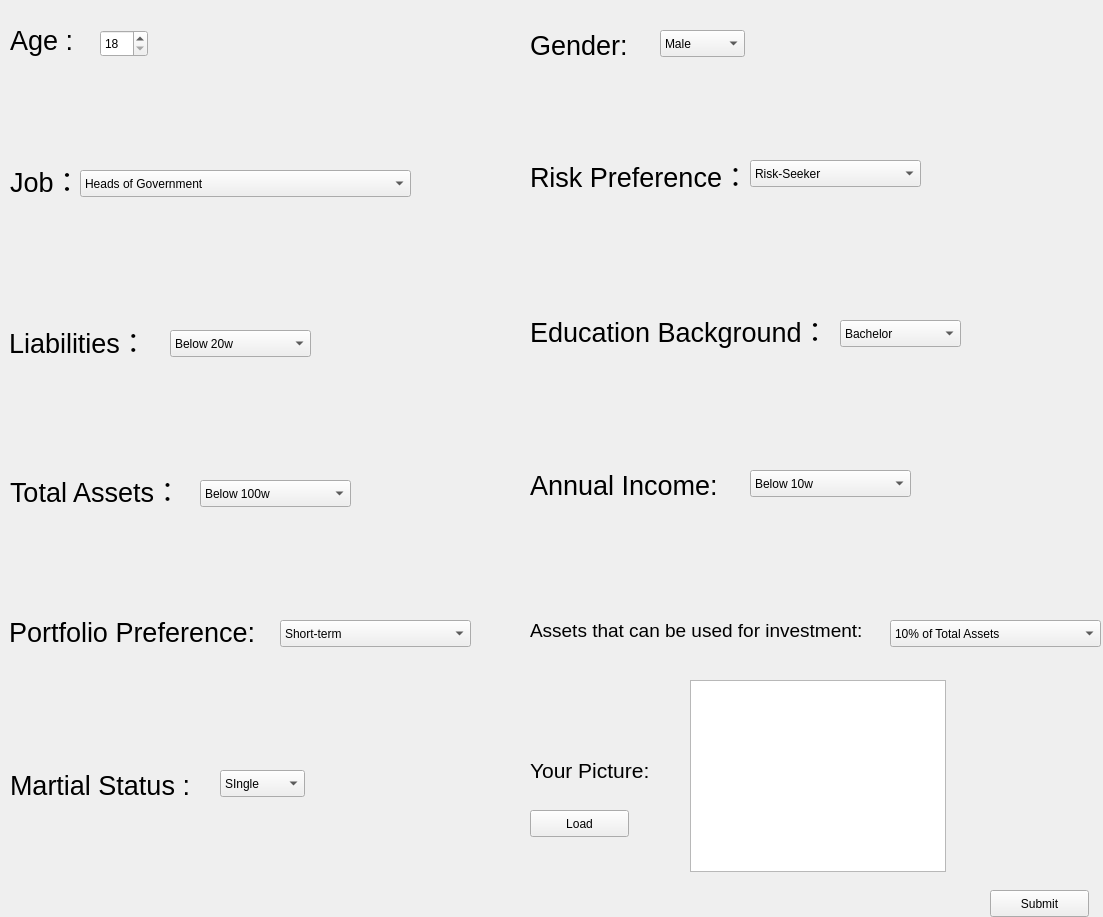
<?xml version="1.0" encoding="UTF-8"?>
<ui version="4.0">
 <class>Form</class>
 <widget class="QWidget" name="Form">
  <property name="windowModality">
   <enum>Qt::ApplicationModal</enum>
  </property>
  <property name="geometry">
   <rect>
    <x>0</x>
    <y>0</y>
    <width>1103</width>
    <height>917</height>
   </rect>
  </property>
  <property name="windowTitle">
   <string>Form</string>
  </property>
  <property name="Risk-Seeker" stdset="0">
   <string/>
  </property>
  <widget class="QLabel" name="label_2">
   <property name="geometry">
    <rect>
     <x>530</x>
     <y>20</y>
     <width>121</width>
     <height>51</height>
    </rect>
   </property>
   <property name="text">
    <string>&lt;html&gt;&lt;head/&gt;&lt;body&gt;&lt;p&gt;&lt;span style=&quot; font-size:20pt;&quot;&gt;Gender:&lt;/span&gt;&lt;/p&gt;&lt;/body&gt;&lt;/html&gt;</string>
   </property>
  </widget>
  <widget class="QLabel" name="label_3">
   <property name="geometry">
    <rect>
     <x>10</x>
     <y>760</y>
     <width>191</width>
     <height>51</height>
    </rect>
   </property>
   <property name="text">
    <string>&lt;html&gt;&lt;head/&gt;&lt;body&gt;&lt;p&gt;&lt;span style=&quot; font-size:20pt;&quot;&gt;Martial Status :&lt;/span&gt;&lt;/p&gt;&lt;/body&gt;&lt;/html&gt;</string>
   </property>
  </widget>
  <widget class="QLabel" name="label">
   <property name="geometry">
    <rect>
     <x>10</x>
     <y>20</y>
     <width>71</width>
     <height>41</height>
    </rect>
   </property>
   <property name="text">
    <string>&lt;html&gt;&lt;head/&gt;&lt;body&gt;&lt;p&gt;&lt;span style=&quot; font-size:20pt;&quot;&gt;Age :&lt;/span&gt;&lt;/p&gt;&lt;/body&gt;&lt;/html&gt;</string>
   </property>
  </widget>
  <widget class="QLabel" name="label_5">
   <property name="geometry">
    <rect>
     <x>530</x>
     <y>460</y>
     <width>231</width>
     <height>51</height>
    </rect>
   </property>
   <property name="text">
    <string>&lt;html&gt;&lt;head/&gt;&lt;body&gt;&lt;p&gt;&lt;span style=&quot; font-size:20pt;&quot;&gt;Annual Income:&lt;/span&gt;&lt;/p&gt;&lt;/body&gt;&lt;/html&gt;</string>
   </property>
  </widget>
  <widget class="QLabel" name="label_12">
   <property name="geometry">
    <rect>
     <x>530</x>
     <y>750</y>
     <width>171</width>
     <height>41</height>
    </rect>
   </property>
   <property name="text">
    <string>&lt;html&gt;&lt;head/&gt;&lt;body&gt;&lt;p&gt;&lt;span style=&quot; font-size:16pt;&quot;&gt;Your Picture:&lt;/span&gt;&lt;/p&gt;&lt;/body&gt;&lt;/html&gt;</string>
   </property>
  </widget>
  <widget class="QLabel" name="label_10">
   <property name="geometry">
    <rect>
     <x>10</x>
     <y>460</y>
     <width>231</width>
     <height>61</height>
    </rect>
   </property>
   <property name="text">
    <string>&lt;html&gt;&lt;head/&gt;&lt;body&gt;&lt;p&gt;&lt;span style=&quot; font-size:20pt;&quot;&gt;Total Assets：&lt;/span&gt;&lt;/p&gt;&lt;/body&gt;&lt;/html&gt;</string>
   </property>
  </widget>
  <widget class="QLabel" name="label_11">
   <property name="geometry">
    <rect>
     <x>530</x>
     <y>600</y>
     <width>521</width>
     <height>61</height>
    </rect>
   </property>
   <property name="text">
    <string>&lt;html&gt;&lt;head/&gt;&lt;body&gt;&lt;p&gt;&lt;span style=&quot; font-size:14pt;&quot;&gt;Assets that can be used for investment:&lt;/span&gt;&lt;/p&gt;&lt;/body&gt;&lt;/html&gt;</string>
   </property>
  </widget>
  <widget class="QLabel" name="label_4">
   <property name="geometry">
    <rect>
     <x>10</x>
     <y>160</y>
     <width>61</width>
     <height>41</height>
    </rect>
   </property>
   <property name="text">
    <string>&lt;html&gt;&lt;head/&gt;&lt;body&gt;&lt;p&gt;&lt;span style=&quot; font-size:20pt;&quot;&gt;Job：&lt;/span&gt;&lt;/p&gt;&lt;/body&gt;&lt;/html&gt;</string>
   </property>
  </widget>
  <widget class="QLabel" name="label_7">
   <property name="geometry">
    <rect>
     <x>530</x>
     <y>290</y>
     <width>401</width>
     <height>81</height>
    </rect>
   </property>
   <property name="text">
    <string>&lt;html&gt;&lt;head/&gt;&lt;body&gt;&lt;p&gt;&lt;span style=&quot; font-size:20pt;&quot;&gt;Education Background：&lt;/span&gt;&lt;/p&gt;&lt;/body&gt;&lt;/html&gt;</string>
   </property>
  </widget>
  <widget class="QLabel" name="label_8">
   <property name="geometry">
    <rect>
     <x>9</x>
     <y>311</y>
     <width>161</width>
     <height>61</height>
    </rect>
   </property>
   <property name="text">
    <string>&lt;html&gt;&lt;head/&gt;&lt;body&gt;&lt;p&gt;&lt;span style=&quot; font-size:20pt;&quot;&gt;Liabilities：&lt;/span&gt;&lt;/p&gt;&lt;/body&gt;&lt;/html&gt;</string>
   </property>
  </widget>
  <widget class="QLabel" name="label_9">
   <property name="geometry">
    <rect>
     <x>530</x>
     <y>140</y>
     <width>251</width>
     <height>71</height>
    </rect>
   </property>
   <property name="text">
    <string>&lt;html&gt;&lt;head/&gt;&lt;body&gt;&lt;p&gt;&lt;span style=&quot; font-size:20pt;&quot;&gt;Risk Preference：&lt;/span&gt;&lt;/p&gt;&lt;/body&gt;&lt;/html&gt;</string>
   </property>
  </widget>
  <widget class="QLabel" name="label_6">
   <property name="geometry">
    <rect>
     <x>9</x>
     <y>612</y>
     <width>261</width>
     <height>41</height>
    </rect>
   </property>
   <property name="text">
    <string>&lt;html&gt;&lt;head/&gt;&lt;body&gt;&lt;p&gt;&lt;span style=&quot; font-size:20pt;&quot;&gt;Portfolio Preference:&lt;/span&gt;&lt;/p&gt;&lt;/body&gt;&lt;/html&gt;</string>
   </property>
  </widget>
  <widget class="QSpinBox" name="Age">
   <property name="geometry">
    <rect>
     <x>100</x>
     <y>30</y>
     <width>48</width>
     <height>27</height>
    </rect>
   </property>
   <property name="minimum">
    <number>18</number>
   </property>
  </widget>
  <widget class="QComboBox" name="comboBox">
   <property name="geometry">
    <rect>
     <x>660</x>
     <y>30</y>
     <width>85</width>
     <height>27</height>
    </rect>
   </property>
   <item>
    <property name="text">
     <string>Male</string>
    </property>
   </item>
   <item>
    <property name="text">
     <string>Female</string>
    </property>
   </item>
  </widget>
  <widget class="QComboBox" name="comboBox_2">
   <property name="geometry">
    <rect>
     <x>170</x>
     <y>330</y>
     <width>141</width>
     <height>27</height>
    </rect>
   </property>
   <item>
    <property name="text">
     <string>Below 20w</string>
    </property>
   </item>
   <item>
    <property name="text">
     <string>20w-50w</string>
    </property>
   </item>
   <item>
    <property name="text">
     <string>50w-100w</string>
    </property>
   </item>
   <item>
    <property name="text">
     <string>100w-500w</string>
    </property>
   </item>
   <item>
    <property name="text">
     <string>Above 500w</string>
    </property>
   </item>
  </widget>
  <widget class="QComboBox" name="comboBox_3">
   <property name="geometry">
    <rect>
     <x>840</x>
     <y>320</y>
     <width>121</width>
     <height>27</height>
    </rect>
   </property>
   <item>
    <property name="text">
     <string>Bachelor</string>
    </property>
   </item>
   <item>
    <property name="text">
     <string>Master</string>
    </property>
   </item>
   <item>
    <property name="text">
     <string>Doctor</string>
    </property>
   </item>
   <item>
    <property name="text">
     <string>Post Doctor</string>
    </property>
   </item>
   <item>
    <property name="text">
     <string>Else</string>
    </property>
   </item>
  </widget>
  <widget class="QComboBox" name="comboBox_4">
   <property name="geometry">
    <rect>
     <x>200</x>
     <y>480</y>
     <width>151</width>
     <height>27</height>
    </rect>
   </property>
   <item>
    <property name="text">
     <string>Below 100w</string>
    </property>
   </item>
   <item>
    <property name="text">
     <string>100w-300w</string>
    </property>
   </item>
   <item>
    <property name="text">
     <string>300w-500w</string>
    </property>
   </item>
   <item>
    <property name="text">
     <string>500w-1000w</string>
    </property>
   </item>
   <item>
    <property name="text">
     <string>1000w-5000w</string>
    </property>
   </item>
   <item>
    <property name="text">
     <string>Above 5000w</string>
    </property>
   </item>
  </widget>
  <widget class="QComboBox" name="comboBox_5">
   <property name="geometry">
    <rect>
     <x>750</x>
     <y>470</y>
     <width>161</width>
     <height>27</height>
    </rect>
   </property>
   <item>
    <property name="text">
     <string>Below 10w</string>
    </property>
   </item>
   <item>
    <property name="text">
     <string>10w-50w</string>
    </property>
   </item>
   <item>
    <property name="text">
     <string>50w-100w</string>
    </property>
   </item>
   <item>
    <property name="text">
     <string>100w-500w</string>
    </property>
   </item>
   <item>
    <property name="text">
     <string>500w-1000w</string>
    </property>
   </item>
   <item>
    <property name="text">
     <string>Above 1000w</string>
    </property>
   </item>
  </widget>
  <widget class="QComboBox" name="comboBox_6">
   <property name="geometry">
    <rect>
     <x>220</x>
     <y>770</y>
     <width>85</width>
     <height>27</height>
    </rect>
   </property>
   <item>
    <property name="text">
     <string>SIngle</string>
    </property>
   </item>
   <item>
    <property name="text">
     <string>Married</string>
    </property>
   </item>
   <item>
    <property name="text">
     <string>Widowed</string>
    </property>
   </item>
   <item>
    <property name="text">
     <string>Divorced</string>
    </property>
   </item>
  </widget>
  <widget class="QGraphicsView" name="Picture">
   <property name="geometry">
    <rect>
     <x>690</x>
     <y>680</y>
     <width>256</width>
     <height>192</height>
    </rect>
   </property>
   <property name="minimumSize">
    <size>
     <width>0</width>
     <height>192</height>
    </size>
   </property>
  </widget>
  <widget class="QPushButton" name="pushButton">
   <property name="geometry">
    <rect>
     <x>530</x>
     <y>810</y>
     <width>99</width>
     <height>27</height>
    </rect>
   </property>
   <property name="inputMethodHints">
    <set>Qt::ImhNone</set>
   </property>
   <property name="text">
    <string>Load</string>
   </property>
  </widget>
  <widget class="QComboBox" name="comboBox_7">
   <property name="geometry">
    <rect>
     <x>750</x>
     <y>160</y>
     <width>171</width>
     <height>27</height>
    </rect>
   </property>
   <item>
    <property name="text">
     <string>Risk-Seeker</string>
    </property>
   </item>
   <item>
    <property name="text">
     <string>Risk-Aversion</string>
    </property>
   </item>
   <item>
    <property name="text">
     <string>RIsk-Neutral</string>
    </property>
   </item>
  </widget>
  <widget class="QComboBox" name="comboBox_8">
   <property name="geometry">
    <rect>
     <x>280</x>
     <y>620</y>
     <width>191</width>
     <height>27</height>
    </rect>
   </property>
   <item>
    <property name="text">
     <string>Short-term</string>
    </property>
   </item>
   <item>
    <property name="text">
     <string>Medium and long-term</string>
    </property>
   </item>
   <item>
    <property name="text">
     <string>Long-term</string>
    </property>
   </item>
  </widget>
  <widget class="QComboBox" name="comboBox_9">
   <property name="geometry">
    <rect>
     <x>890</x>
     <y>620</y>
     <width>211</width>
     <height>27</height>
    </rect>
   </property>
   <item>
    <property name="text">
     <string>10% of Total Assets</string>
    </property>
   </item>
   <item>
    <property name="text">
     <string>10%-30% of Total Assets</string>
    </property>
   </item>
   <item>
    <property name="text">
     <string>30%-50% of Total Assets</string>
    </property>
   </item>
   <item>
    <property name="text">
     <string>Above 50% of Total Assets</string>
    </property>
   </item>
  </widget>
  <widget class="QComboBox" name="comboBox_10">
   <property name="geometry">
    <rect>
     <x>80</x>
     <y>170</y>
     <width>331</width>
     <height>27</height>
    </rect>
   </property>
   <item>
    <property name="text">
     <string>Heads of Government</string>
    </property>
   </item>
   <item>
    <property name="text">
     <string>Professional and Technical Personnel</string>
    </property>
   </item>
   <item>
    <property name="text">
     <string>Staff and Related Personnel</string>
    </property>
   </item>
   <item>
    <property name="text">
     <string>Business and Service Personnel</string>
    </property>
   </item>
   <item>
    <property name="text">
     <string>Primary Industry Practitioners</string>
    </property>
   </item>
   <item>
    <property name="text">
     <string>Production and Transportation Practitioners</string>
    </property>
   </item>
   <item>
    <property name="text">
     <string>Soldiers</string>
    </property>
   </item>
   <item>
    <property name="text">
     <string>Other</string>
    </property>
   </item>
  </widget>
  <widget class="QPushButton" name="pushButton_2">
   <property name="geometry">
    <rect>
     <x>990</x>
     <y>890</y>
     <width>99</width>
     <height>27</height>
    </rect>
   </property>
   <property name="text">
    <string>Submit</string>
   </property>
  </widget>
 </widget>
 <resources/>
 <connections/>
</ui>
